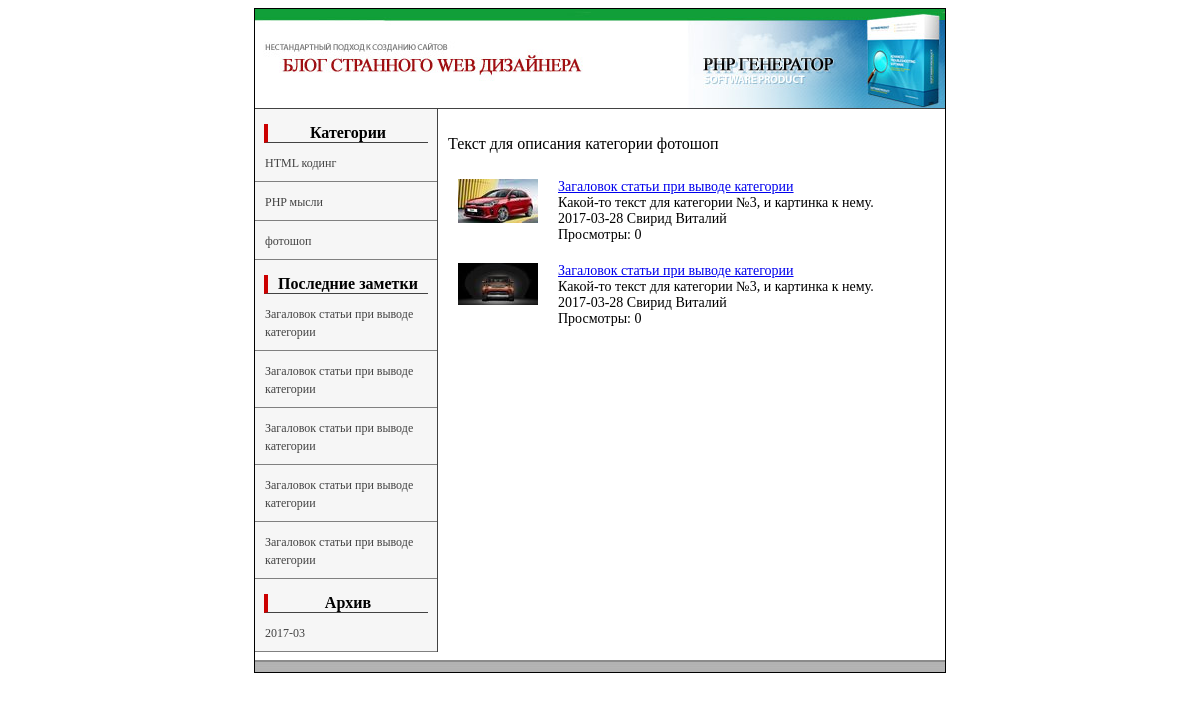
Before: /view_cat.php?cat=3 with the older database file.
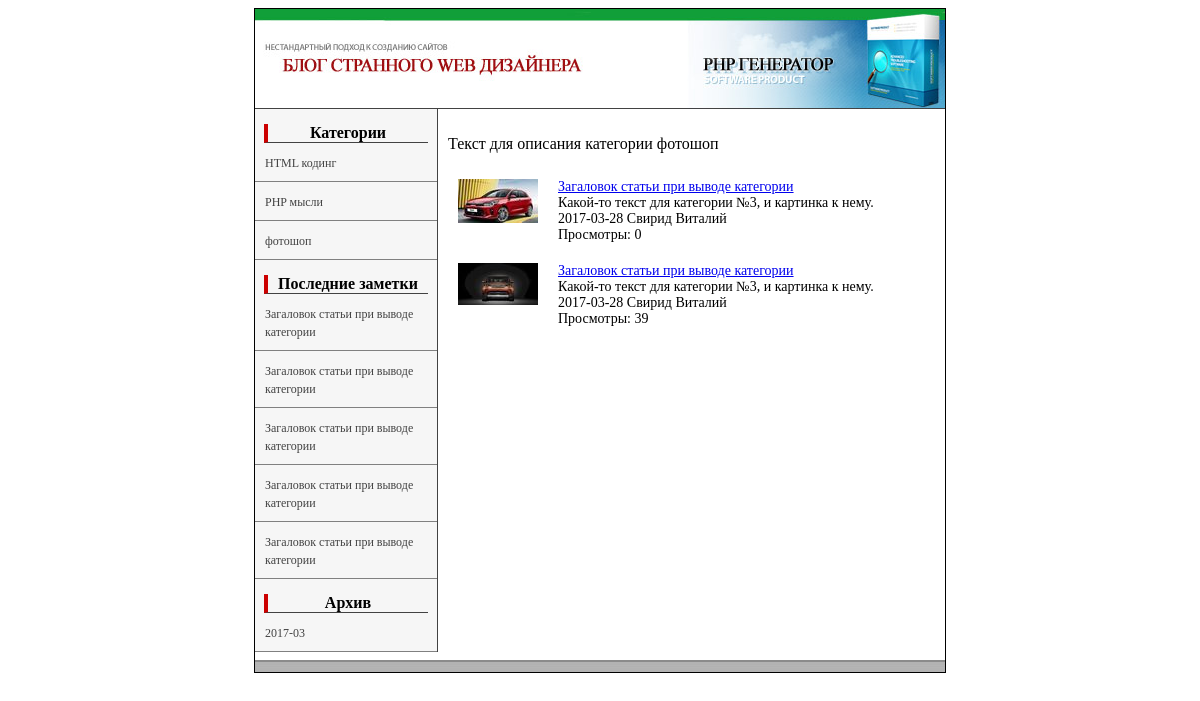
After: the same page with the newer database file.
### tables this page shows
CREATE TABLE `data` (
  `id` int(5) NOT NULL,
  `cat` int(1) NOT NULL,
  `meta_d` varchar(255) NOT NULL,
  `meta_k` varchar(255) NOT NULL,
  `description` text NOT NULL,
  `text` text NOT NULL,
  `view` int(7) NOT NULL,
  `author` varchar(100) NOT NULL,
  `date` date NOT NULL,
  `mini_img` varchar(255) NOT NULL,
  `title` varchar(255) NOT NULL
);

### view_cat.php (the view, shortened to what this page needs)
<?php
include("blocks/db.php");
if (isset($_GET['cat'])) {
    $cat = $_GET['cat'];
}
$result = mysqli_query($db,"SELECT * FROM categories WHERE id='$cat'");
if(mysqli_num_rows($result)>0){
    $myrow = mysqli_fetch_array($result);
}
else {
    echo "<p>Информация по запросу не может быть извлечена. В таблице нет записей.</p>";
    exit();
}
?>
<!DOCTYPE html>
<head lang="ru">
      <link rel="stylesheet" type="text/css" href="style.css">
</head>
<body>
    <table class="main_border" align="center" cellpadding="0"  cellspacing="0">
    	<?php include("blocks/header.php");?>
    	<tr>
	    	<td valign="top">
	    		<table width="100%" border="0" cellpadding="0" cellspacing="0">
                    <tr>
                        <?php include("blocks/left.php");?>
                        <td valign="top"><?php echo $myrow['text'];?>
                        <?php
                            $result = mysqli_query($db, "SELECT id,description,view,title,date,author,mini_img FROM data WHERE cat='$cat'");
if(mysqli_num_rows($result)>0){
    $myrow = mysqli_fetch_array($result);
    do {
        printf(
            "<div class='cat_view'>
                %s
                <div class='cat_data'>
                    <a href='view_posts.php?id=%s'>%s</a>
                    <br>
                    <p>%s</p>
                    <span>%s</span>
                    <span>%s</span>
                    <p>Просмотры: %s</p>
                </div>
            <div class='clear'></div>
            </div>",
           $myrow['mini_img'],$myrow['id'],$myrow['title'],$myrow['description'],$myrow['date'],$myrow['author'],$myrow['view']);
    }
while ($myrow = mysqli_fetch_array($result));
}
else {
    echo "<p>Информация по запросу не может быть извлечена. В таблице нет записей.</p>";
    exit();
}
                        ?>
                        </td>
                    </tr>
                </table>
	    	</td>
    	</tr>
	    	<?php include("blocks/footer.php");?>
    </table>
</body>
</html>

### blocks/left.php (shortened to what this page needs)
<td width="182px" class="left" valign="top">
<div class="nav_title">
	Категории
</div>
	<?
		$result2 = mysqli_query($db,"SELECT * FROM categories");
if(mysqli_num_rows($result2)>0){
    $myrow2 = mysqli_fetch_array($result2);
    do{
    	printf("<p><a href='view_cat.php?cat=%s'>%s</a></p>",$myrow2['id'],$myrow2['title']);
    }
    while ($myrow2 = mysqli_fetch_array($result2));
}
else {
    echo "<p>Информация по запросу не может быть извлечена. В таблице нет записей.</p>";
    exit();
}
	?>
    <div class="nav_title">Последние заметки</div>
<?php
        $result3 = mysqli_query($db, "SELECT id, title FROM data ORDER BY date DESC, id DESC LIMIT 5");
if(mysqli_num_rows($result3)>0){
    $myrow3 = mysqli_fetch_array($result3);
   do{
        printf("<p><a href='view_posts.php?id=%s'>%s</a></p>",$myrow3['id'],$myrow3['title']);
    }
    while ($myrow3 = mysqli_fetch_array($result3));
}
else {
    echo "<p>Информация по запросу не может быть извлечена. В таблице нет записей.</p>";
    exit();
}
?>
    <div class="nav_title">Архив</div>
    <?php
        $result4 = mysqli_query($db, "SELECT DISTINCT left(date,7) AS month FROM data ORDER BY month DESC");
if(mysqli_num_rows($result4)>0){
    $myrow4 = mysqli_fetch_array($result4);
   do{
        printf("<p><a href='view_date.php?date=%s'>%s</a></p>",$myrow4['month'],$myrow4['month']);
    }
    while ($myrow4 = mysqli_fetch_array($result4));
}
else {
    echo "<p>Информация по запросу не может быть извлечена. В таблице нет записей.</p>";
    exit();
}
?>
</td>

Changed rows visible on the page:
changed data (number 5 of 6 on the later page): view "0" → "39"
